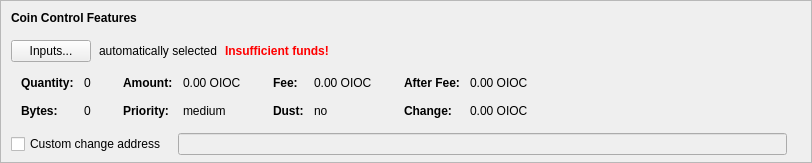
    <widget class="QFrame" name="frameCoinControl">
     <property name="sizePolicy">
      <sizepolicy hsizetype="Expanding" vsizetype="Expanding">
       <horstretch>0</horstretch>
       <verstretch>0</verstretch>
      </sizepolicy>
     </property>
     <property name="maximumSize">
      <size>
       <width>16777215</width>
       <height>16777215</height>
      </size>
     </property>
     <property name="frameShape">
      <enum>QFrame::StyledPanel</enum>
     </property>
     <property name="frameShadow">
      <enum>QFrame::Sunken</enum>
     </property>
     <layout class="QVBoxLayout" name="verticalLayoutCoinControl2">
      <property name="spacing">
       <number>0</number>
      </property>
      <property name="leftMargin">
       <number>0</number>
      </property>
      <property name="topMargin">
       <number>0</number>
      </property>
      <property name="rightMargin">
       <number>0</number>
      </property>
      <property name="bottomMargin">
       <number>6</number>
      </property>
      <item>
       <layout class="QVBoxLayout" name="verticalLayoutCoinControl" stretch="0,0,0,0,1">
        <property name="spacing">
         <number>0</number>
        </property>
        <property name="leftMargin">
         <number>10</number>
        </property>
        <property name="topMargin">
         <number>10</number>
        </property>
        <item>
         <layout class="QHBoxLayout" name="horizontalLayoutCoinControl1">
          <property name="bottomMargin">
           <number>15</number>
          </property>
          <item>
           <widget class="QLabel" name="labelCoinControlFeatures">
            <property name="sizePolicy">
             <sizepolicy hsizetype="Preferred" vsizetype="Maximum">
              <horstretch>0</horstretch>
              <verstretch>0</verstretch>
             </sizepolicy>
            </property>
            <property name="font">
             <font>
              <weight>75</weight>
              <bold>true</bold>
             </font>
            </property>
            <property name="styleSheet">
             <string notr="true">font-weight:bold;</string>
            </property>
            <property name="text">
             <string>Coin Control Features</string>
            </property>
           </widget>
          </item>
         </layout>
        </item>
        <item>
         <layout class="QHBoxLayout" name="horizontalLayoutCoinControl2" stretch="0,0,0,0">
          <property name="spacing">
           <number>8</number>
          </property>
          <property name="bottomMargin">
           <number>10</number>
          </property>
          <item>
           <widget class="QPushButton" name="pushButtonCoinControl">
            <property name="styleSheet">
             <string notr="true"/>
            </property>
            <property name="text">
             <string>Inputs...</string>
            </property>
            <property name="autoDefault">
             <bool>false</bool>
            </property>
           </widget>
          </item>
          <item>
           <widget class="QLabel" name="labelCoinControlAutomaticallySelected">
            <property name="text">
             <string>automatically selected</string>
            </property>
            <property name="margin">
             <number>5</number>
            </property>
           </widget>
          </item>
          <item>
           <widget class="QLabel" name="labelCoinControlInsuffFunds">
            <property name="font">
             <font>
              <weight>75</weight>
              <bold>true</bold>
             </font>
            </property>
            <property name="styleSheet">
             <string notr="true">color:red;font-weight:bold;</string>
            </property>
            <property name="text">
             <string>Insufficient funds!</string>
            </property>
            <property name="margin">
             <number>5</number>
            </property>
           </widget>
          </item>
          <item>
           <spacer name="horizontalSpacerCoinControl">
            <property name="orientation">
             <enum>Qt::Horizontal</enum>
            </property>
            <property name="sizeHint" stdset="0">
             <size>
              <width>40</width>
              <height>1</height>
             </size>
            </property>
           </spacer>
          </item>
         </layout>
        </item>
        <item>
         <widget class="QWidget" name="widgetCoinControl" native="true">
          <property name="sizePolicy">
           <sizepolicy hsizetype="Preferred" vsizetype="Preferred">
            <horstretch>0</horstretch>
            <verstretch>0</verstretch>
           </sizepolicy>
          </property>
          <property name="minimumSize">
           <size>
            <width>0</width>
            <height>0</height>
           </size>
          </property>
          <property name="styleSheet">
           <string notr="true"/>
          </property>
          <layout class="QHBoxLayout" name="horizontalLayoutCoinControl5">
           <property name="leftMargin">
            <number>0</number>
           </property>
           <property name="topMargin">
            <number>0</number>
           </property>
           <property name="rightMargin">
            <number>0</number>
           </property>
           <property name="bottomMargin">
            <number>0</number>
           </property>
           <item>
            <layout class="QHBoxLayout" name="horizontalLayoutCoinControl3" stretch="0,0,0,1">
             <property name="spacing">
              <number>20</number>
             </property>
             <property name="topMargin">
              <number>0</number>
             </property>
             <property name="bottomMargin">
              <number>10</number>
             </property>
             <item>
              <layout class="QFormLayout" name="formLayoutCoinControl1">
               <property name="horizontalSpacing">
                <number>10</number>
               </property>
               <property name="verticalSpacing">
                <number>14</number>
               </property>
               <property name="leftMargin">
                <number>10</number>
               </property>
               <property name="topMargin">
                <number>4</number>
               </property>
               <property name="rightMargin">
                <number>6</number>
               </property>
               <item row="0" column="0">
                <widget class="QLabel" name="labelCoinControlQuantityText">
                 <property name="font">
                  <font>
                   <weight>75</weight>
                   <bold>true</bold>
                  </font>
                 </property>
                 <property name="text">
                  <string>Quantity:</string>
                 </property>
                 <property name="margin">
                  <number>0</number>
                 </property>
                </widget>
               </item>
               <item row="0" column="1">
                <widget class="QLabel" name="labelCoinControlQuantity">
                 <property name="cursor">
                  <cursorShape>IBeamCursor</cursorShape>
                 </property>
                 <property name="contextMenuPolicy">
                  <enum>Qt::ActionsContextMenu</enum>
                 </property>
                 <property name="text">
                  <string notr="true">0</string>
                 </property>
                 <property name="margin">
                  <number>0</number>
                 </property>
                 <property name="textInteractionFlags">
                  <set>Qt::LinksAccessibleByMouse|Qt::TextSelectableByKeyboard|Qt::TextSelectableByMouse</set>
                 </property>
                </widget>
               </item>
               <item row="1" column="0">
                <widget class="QLabel" name="labelCoinControlBytesText">
                 <property name="font">
                  <font>
                   <weight>75</weight>
                   <bold>true</bold>
                  </font>
                 </property>
                 <property name="text">
                  <string>Bytes:</string>
                 </property>
                </widget>
               </item>
               <item row="1" column="1">
                <widget class="QLabel" name="labelCoinControlBytes">
                 <property name="cursor">
                  <cursorShape>IBeamCursor</cursorShape>
                 </property>
                 <property name="contextMenuPolicy">
                  <enum>Qt::ActionsContextMenu</enum>
                 </property>
                 <property name="text">
                  <string notr="true">0</string>
                 </property>
                 <property name="textInteractionFlags">
                  <set>Qt::LinksAccessibleByMouse|Qt::TextSelectableByKeyboard|Qt::TextSelectableByMouse</set>
                 </property>
                </widget>
               </item>
              </layout>
             </item>
             <item>
              <layout class="QFormLayout" name="formLayoutCoinControl2">
               <property name="horizontalSpacing">
                <number>10</number>
               </property>
               <property name="verticalSpacing">
                <number>14</number>
               </property>
               <property name="leftMargin">
                <number>6</number>
               </property>
               <property name="topMargin">
                <number>4</number>
               </property>
               <property name="rightMargin">
                <number>6</number>
               </property>
               <item row="0" column="0">
                <widget class="QLabel" name="labelCoinControlAmountText">
                 <property name="font">
                  <font>
                   <weight>75</weight>
                   <bold>true</bold>
                  </font>
                 </property>
                 <property name="text">
                  <string>Amount:</string>
                 </property>
                 <property name="margin">
                  <number>0</number>
                 </property>
                </widget>
               </item>
               <item row="0" column="1">
                <widget class="QLabel" name="labelCoinControlAmount">
                 <property name="cursor">
                  <cursorShape>IBeamCursor</cursorShape>
                 </property>
                 <property name="contextMenuPolicy">
                  <enum>Qt::ActionsContextMenu</enum>
                 </property>
                 <property name="text">
                  <string notr="true">0.00 OIOC</string>
                 </property>
                 <property name="textInteractionFlags">
                  <set>Qt::LinksAccessibleByMouse|Qt::TextSelectableByKeyboard|Qt::TextSelectableByMouse</set>
                 </property>
                </widget>
               </item>
               <item row="1" column="0">
                <widget class="QLabel" name="labelCoinControlPriorityText">
                 <property name="font">
                  <font>
                   <weight>75</weight>
                   <bold>true</bold>
                  </font>
                 </property>
                 <property name="text">
                  <string>Priority:</string>
                 </property>
                </widget>
               </item>
               <item row="1" column="1">
                <widget class="QLabel" name="labelCoinControlPriority">
                 <property name="cursor">
                  <cursorShape>IBeamCursor</cursorShape>
                 </property>
                 <property name="contextMenuPolicy">
                  <enum>Qt::ActionsContextMenu</enum>
                 </property>
                 <property name="text">
                  <string>medium</string>
                 </property>
                 <property name="textInteractionFlags">
                  <set>Qt::LinksAccessibleByMouse|Qt::TextSelectableByKeyboard|Qt::TextSelectableByMouse</set>
                 </property>
                </widget>
               </item>
              </layout>
             </item>
             <item>
              <layout class="QFormLayout" name="formLayoutCoinControl3">
               <property name="horizontalSpacing">
                <number>10</number>
               </property>
               <property name="verticalSpacing">
                <number>14</number>
               </property>
               <property name="leftMargin">
                <number>6</number>
               </property>
               <property name="topMargin">
                <number>4</number>
               </property>
               <property name="rightMargin">
                <number>6</number>
               </property>
               <item row="0" column="0">
                <widget class="QLabel" name="labelCoinControlFeeText">
                 <property name="font">
                  <font>
                   <weight>75</weight>
                   <bold>true</bold>
                  </font>
                 </property>
                 <property name="text">
                  <string>Fee:</string>
                 </property>
                 <property name="margin">
                  <number>0</number>
                 </property>
                </widget>
               </item>
               <item row="0" column="1">
                <widget class="QLabel" name="labelCoinControlFee">
                 <property name="cursor">
                  <cursorShape>IBeamCursor</cursorShape>
                 </property>
                 <property name="contextMenuPolicy">
                  <enum>Qt::ActionsContextMenu</enum>
                 </property>
                 <property name="text">
                  <string notr="true">0.00 OIOC</string>
                 </property>
                 <property name="textInteractionFlags">
                  <set>Qt::LinksAccessibleByMouse|Qt::TextSelectableByKeyboard|Qt::TextSelectableByMouse</set>
                 </property>
                </widget>
               </item>
               <item row="1" column="0">
                <widget class="QLabel" name="labelCoinControlLowOutputText">
                 <property name="font">
                  <font>
                   <weight>75</weight>
                   <bold>true</bold>
                  </font>
                 </property>
                 <property name="text">
                  <string>Dust:</string>
                 </property>
                </widget>
               </item>
               <item row="1" column="1">
                <widget class="QLabel" name="labelCoinControlLowOutput">
                 <property name="cursor">
                  <cursorShape>IBeamCursor</cursorShape>
                 </property>
                 <property name="contextMenuPolicy">
                  <enum>Qt::ActionsContextMenu</enum>
                 </property>
                 <property name="text">
                  <string>no</string>
                 </property>
                 <property name="textInteractionFlags">
                  <set>Qt::LinksAccessibleByMouse|Qt::TextSelectableByKeyboard|Qt::TextSelectableByMouse</set>
                 </property>
                </widget>
               </item>
              </layout>
             </item>
             <item>
              <layout class="QFormLayout" name="formLayoutCoinControl4">
               <property name="horizontalSpacing">
                <number>10</number>
               </property>
               <property name="verticalSpacing">
                <number>14</number>
               </property>
               <property name="leftMargin">
                <number>6</number>
               </property>
               <property name="topMargin">
                <number>4</number>
               </property>
               <property name="rightMargin">
                <number>6</number>
               </property>
               <item row="0" column="0">
                <widget class="QLabel" name="labelCoinControlAfterFeeText">
                 <property name="font">
                  <font>
                   <weight>75</weight>
                   <bold>true</bold>
                  </font>
                 </property>
                 <property name="text">
                  <string>After Fee:</string>
                 </property>
                 <property name="margin">
                  <number>0</number>
                 </property>
                </widget>
               </item>
               <item row="0" column="1">
                <widget class="QLabel" name="labelCoinControlAfterFee">
                 <property name="cursor">
                  <cursorShape>IBeamCursor</cursorShape>
                 </property>
                 <property name="contextMenuPolicy">
                  <enum>Qt::ActionsContextMenu</enum>
                 </property>
                 <property name="text">
                  <string notr="true">0.00 OIOC</string>
                 </property>
                 <property name="textInteractionFlags">
                  <set>Qt::LinksAccessibleByMouse|Qt::TextSelectableByKeyboard|Qt::TextSelectableByMouse</set>
                 </property>
                </widget>
               </item>
               <item row="1" column="0">
                <widget class="QLabel" name="labelCoinControlChangeText">
                 <property name="font">
                  <font>
                   <weight>75</weight>
                   <bold>true</bold>
                  </font>
                 </property>
                 <property name="text">
                  <string>Change:</string>
                 </property>
                </widget>
               </item>
               <item row="1" column="1">
                <widget class="QLabel" name="labelCoinControlChange">
                 <property name="cursor">
                  <cursorShape>IBeamCursor</cursorShape>
                 </property>
                 <property name="contextMenuPolicy">
                  <enum>Qt::ActionsContextMenu</enum>
                 </property>
                 <property name="text">
                  <string notr="true">0.00 OIOC</string>
                 </property>
                 <property name="textInteractionFlags">
                  <set>Qt::LinksAccessibleByMouse|Qt::TextSelectableByKeyboard|Qt::TextSelectableByMouse</set>
                 </property>
                </widget>
               </item>
              </layout>
             </item>
            </layout>
           </item>
          </layout>
         </widget>
        </item>
        <item>
         <layout class="QHBoxLayout" name="horizontalLayoutCoinControl4" stretch="0,0,0">
          <property name="spacing">
           <number>12</number>
          </property>
          <property name="sizeConstraint">
           <enum>QLayout::SetDefaultConstraint</enum>
          </property>
          <property name="topMargin">
           <number>5</number>
          </property>
          <property name="rightMargin">
           <number>5</number>
          </property>
          <item>
           <widget class="QCheckBox" name="checkBoxCoinControlChange">
            <property name="toolTip">
             <string>If this is activated, but the change address is empty or invalid, change will be sent to a newly generated address.</string>
            </property>
            <property name="text">
             <string>Custom change address</string>
            </property>
           </widget>
          </item>
          <item>
           <widget class="QValidatedLineEdit" name="lineEditCoinControlChange">
            <property name="enabled">
             <bool>false</bool>
            </property>
            <property name="sizePolicy">
             <sizepolicy hsizetype="Expanding" vsizetype="Fixed">
              <horstretch>0</horstretch>
              <verstretch>0</verstretch>
             </sizepolicy>
            </property>
           </widget>
          </item>
          <item>
           <widget class="QLabel" name="labelCoinControlChangeLabel">
            <property name="sizePolicy">
             <sizepolicy hsizetype="Preferred" vsizetype="Expanding">
              <horstretch>0</horstretch>
              <verstretch>0</verstretch>
             </sizepolicy>
            </property>
            <property name="minimumSize">
             <size>
              <width>0</width>
              <height>0</height>
             </size>
            </property>
            <property name="text">
             <string/>
            </property>
            <property name="margin">
             <number>3</number>
            </property>
           </widget>
          </item>
         </layout>
        </item>
        <item>
         <spacer name="verticalSpacerCoinControl">
          <property name="orientation">
           <enum>Qt::Vertical</enum>
          </property>
          <property name="sizeHint" stdset="0">
           <size>
            <width>800</width>
            <height>1</height>
           </size>
          </property>
         </spacer>
        </item>
       </layout>
      </item>
     </layout>
    </widget>
